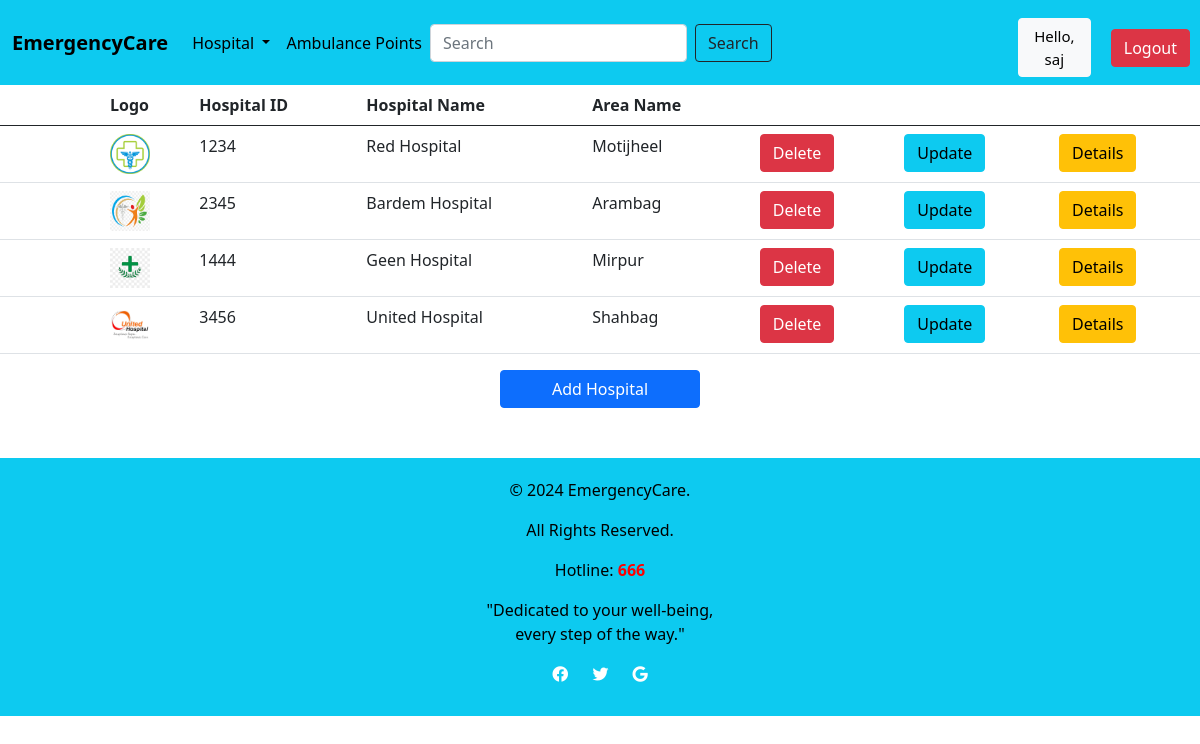
The page /Hospital/ (signed in) on the database as committed earlier.
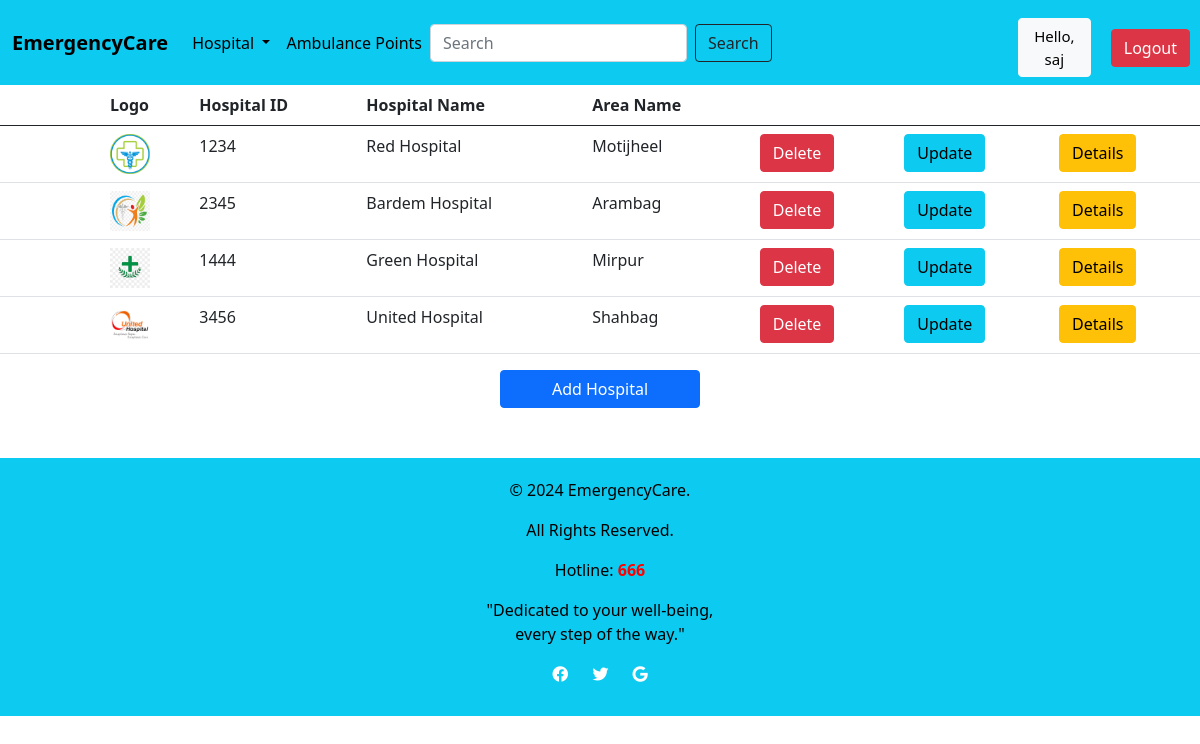
The same page on the database as committed later.
### Location/models.py (models this page shows, shortened)
class Hospital(models.Model):
    H_ID = models.CharField(max_length=200)
    H_name = models.CharField(max_length=200)
    Area_name = models.ForeignKey(Location, on_delete=models.CASCADE)
    image = models.ImageField(upload_to='images/',blank=True, null=True, default='images/default.jpg')

class Location(models.Model):
    Area_name = models.CharField(max_length=200)
    def __str__(self):
        return self.Area_name

### Location/views.py (the view)
# urls.py: path('Hospital/',l_views.hospital,name='hospital'),
@login_required(login_url='login')
def hospital(request):
    hospital = Hospital.objects.all()
    context={
       'hospital':hospital,
    }
    return render(request,template_name='hospital/hospital.html',context=context)

### templates/hospital/hospital.html
{% extends 'hospital/Home.html' %}
{% block content %}
{% load static %}
<table class="table">
    <thead>
        <tr>
            <th></th>
            <th></th>
            <th></th>
            <th></th>
            <th scope="col">Logo</th>
            <th scope="col">Hospital ID</th>
            <th scope="col">Hospital Name</th>
            <th scope="col">Area Name</th>
            <th></th>
            <th></th>
            <th></th>
        </tr>
    </thead>
    <tbody>
        {% for h in hospital %}
        <tr>
            <td></td>
            <td></td>
            <td></td>
            <td></td>
            <td><img src="{{h.image.url}}" style="height: 40px; width: 40px;"></td>
            <td>{{h.H_ID}}</td>
            <td>{{h.H_name}}</td>
            <td>{{h.Area_name}}</td>
            {% if request.user.is_staff %}
            <td><a href="{% url 'delete_hospital' h.id %}" class="btn btn-danger">Delete</a></td>
            <td><a href="{% url 'update_hospital' h.id %}" class="btn btn-info">Update</a></td>
            {% endif %}
            <td><a href="{% url 'Details' h.id %}" class="btn btn-warning">Details</a></td>
        </tr>
        {% endfor %}
    </tbody>
</table>
{% if request.user.is_staff %}
<div class="d-grid gap-2 col-2 mx-auto" style="...">
    <a href="{% url 'add_hospital' %}" class="btn btn-primary">Add Hospital</a>
</div>
{% endif %}
{% endblock %}

Rows that differ between the two databases and show on the page:
changed Hospital "Mirpur": H_name "Geen Hospital" → "Green Hospital"
